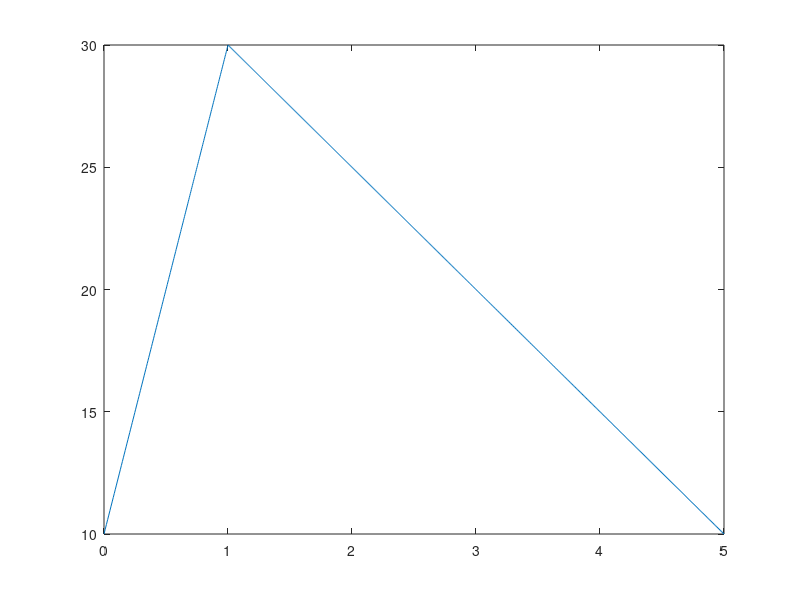
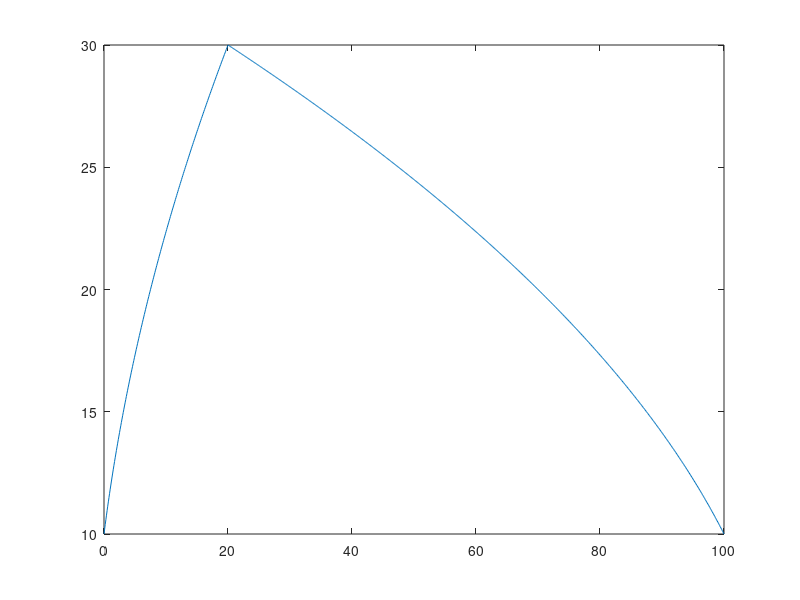

Here is the MATLAB script that generated these plots, in order:
L = 100; amax = 20; amin = -5; v0 = 10;
c = v0^2/2; d = v0^2/2-L*amin;
s1 = -L*amin/(amax-amin);

u = @(s) (s < s1).*amax + (s >= s1).*amin;
v = @(s) (s < s1).*sqrt(2*(c+amax.*s)) + (s >= s1).*sqrt(2*(d+s*amin));

svals = linspace(0, L, 1000);

t = @(s) integral(@(s) 1./v(s), 0, s);
tvals = zeros(size(svals));
for i = 1:length(svals)
    tvals(i) = t(svals(i));
end

figure;
plot(tvals, v(svals));

figure;
plot(svals, v(svals));